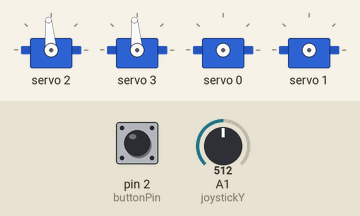
Bench run of a sketch on a simulated Arduino Uno, built with avr-gcc and run on an emulated ATmega328P. Shown: 4 × servo. The test bench sets the inputs (shaded band); at power-on: pin 2 (buttonPin) HIGH, A1 (joystickY) = 512.

Above: at 1.2 s.
1.3 s: pin 2 (buttonPin) pulled LOW for 1 s
At 3.6 s:
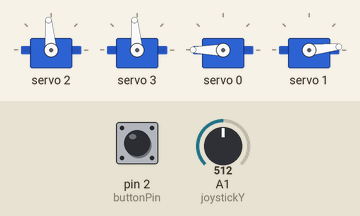
4.3 s: A1 (joystickY) set to 588
5.8 s: A1 (joystickY) set to 615
At 7.0 s:
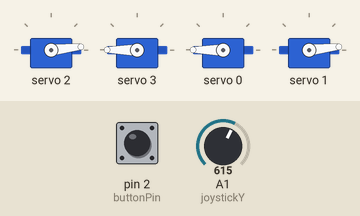
7.3 s: pin 2 (buttonPin) pulled LOW for 0.15 s
At 7.41 s:
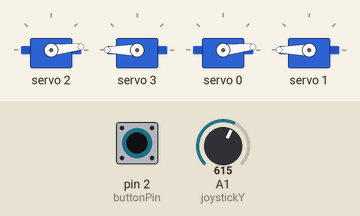
9.0 s: A1 (joystickY) set to 390
At 10.0 s:
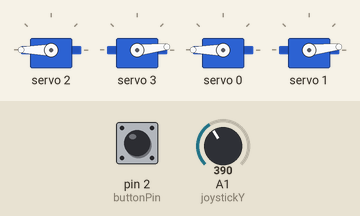
10.5 s: pin 2 (buttonPin) pulled LOW for 0.15 s
At 10.66 s:
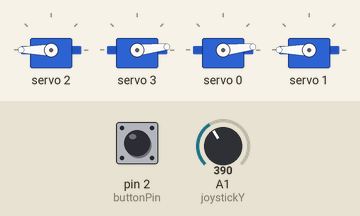
Timing chart, 0 to 13.2 s (numbered marks = the images above; inputs shaded):
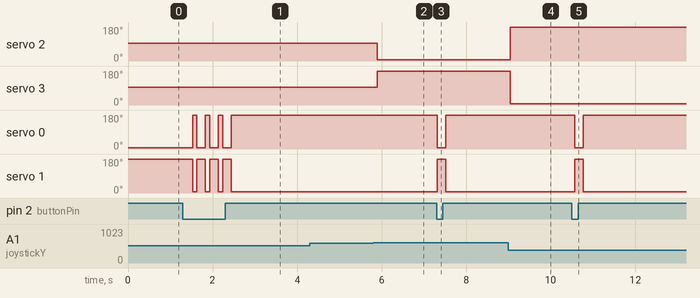

Measured:
- the behaviour switches between 600 and 601 on A1 (joystickY) (found by bisection; images 1 and 2)
- after the input at 1.3 s, servo 0: alternates 180° for 0.10 s and 6° for 0.20 s, 7 changes in all, then stays 180°, starting after 0.23 s; servo 1: alternates 180° for 0.20 s and 6° for 0.10 s, 7 changes in all, then stays 6°, starting after 0.23 s
- after the input at 4.3 s, every drawn part: stays the same
- after the input at 5.8 s, servo 2: 95° → 6° after 0.09 s; servo 3: 95° → 180° after 0.09 s
- after the input at 7.3 s, servo 0: 180° → 6° at once, → 180° 0.20 s later; servo 1: 6° → 180° at once, → 6° 0.20 s later
- after the input at 9.0 s, servo 2: 6° → 180° at once; servo 3: 180° → 6° at once
- after the input at 10.5 s, servo 0: 180° → 6° after 0.07 s, → 180° 0.20 s later; servo 1: 6° → 180° after 0.07 s, → 6° 0.20 s later

The sketch:

blink_og__pne_munn_med_servokontroller.ino
```cpp
#include <Wire.h>
#include <Adafruit_PWMServoDriver.h>

Adafruit_PWMServoDriver pwm = Adafruit_PWMServoDriver();

const int joystickY = A1;
const int buttonPin = 2;

const int servoMin = 150;  // Minimum pulse length
const int servoMax = 600;  // Maximum pulse length

void setup() {
  Serial.begin(9600);
  pwm.begin();
  pwm.setPWMFreq(60);  // 60 Hz for analog servos

  pinMode(buttonPin, INPUT_PULLUP);  // Joystick-knappen
}

void loop() {
  int buttonState = digitalRead(buttonPin);
  int joyY = analogRead(joystickY);

  // Kontroller servo 1 og 2 ved knappetrykk
  if (buttonState == LOW) {
    // Aktiver servo 1 og 2 til en bestemt posisjon
    pwm.setPWM(0, 0, servoMin);  // Servo 1
    pwm.setPWM(1, 0, servoMax);  // Servo 2
    delay(200);
    pwm.setPWM(0, 0, servoMax);
    pwm.setPWM(1, 0, servoMin);
  }

  // Kontroller servo 3 og 4 med joystick opp/ned
  // Juster følsomheten etter behov
  if (joyY > 600) {
    pwm.setPWM(2, 0, servoMin);  // Servo 3
    pwm.setPWM(3, 0, servoMax);  // Servo 4
  } else if (joyY < 400) {
    pwm.setPWM(2, 0, servoMax);
    pwm.setPWM(3, 0, servoMin);
  } else {
    // Midtposisjon, eller ingen bevegelse
    pwm.setPWM(2, 0, (servoMin + servoMax) / 2);
    pwm.setPWM(3, 0, (servoMin + servoMax) / 2);
  }

  delay(100);  // Litt forsinkelse for stabilitet
}
```
